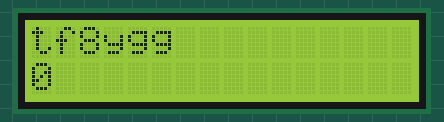
A sketch run on a simulated Arduino Uno, built with avr-gcc and run on an emulated ATmega328P. Shown: 16×2 character LCD.

Above: at 0.1 s.
At 4.7 s:
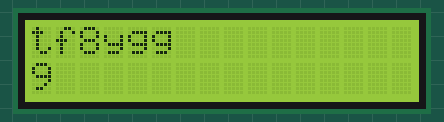
At 9.8 s:
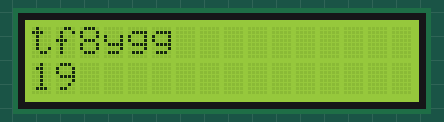
At 19.5 s:
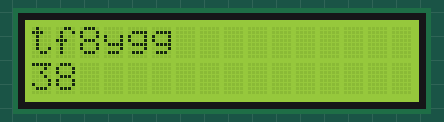
At 29.1 s:
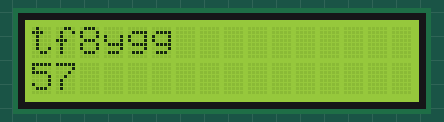
At 39.3 s:
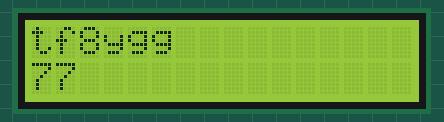

Measured:
- what the display in image 1 shows lasts 0.6 s, from 4.6 s to 5.2 s

The sketch:

lcd_display_i2c.ino
```cpp
#include <LiquidCrystal_I2C.h>

#include <Wire.h>

int counter = 0;
LiquidCrystal_I2C lcd(0x27, 16, 2); // Set the LCD address to 0x27 for a 16 chars and 2 line display
void setup() {
  lcd.init();                       // Initialize the LCD
  lcd.backlight();                  // Turn on the backlight
  lcd.clear();                      // Clear the LCD screen
}
void loop() {
  lcd.setCursor(0, 0);               // Set the cursor to the first column and first row
  lcd.print("tf8ygg");     // Print some text
  lcd.setCursor(0,1);
  lcd.print(counter);
  counter = counter + 1;
  delay(500);                        // Wait for 1/2 seconds
}
```
